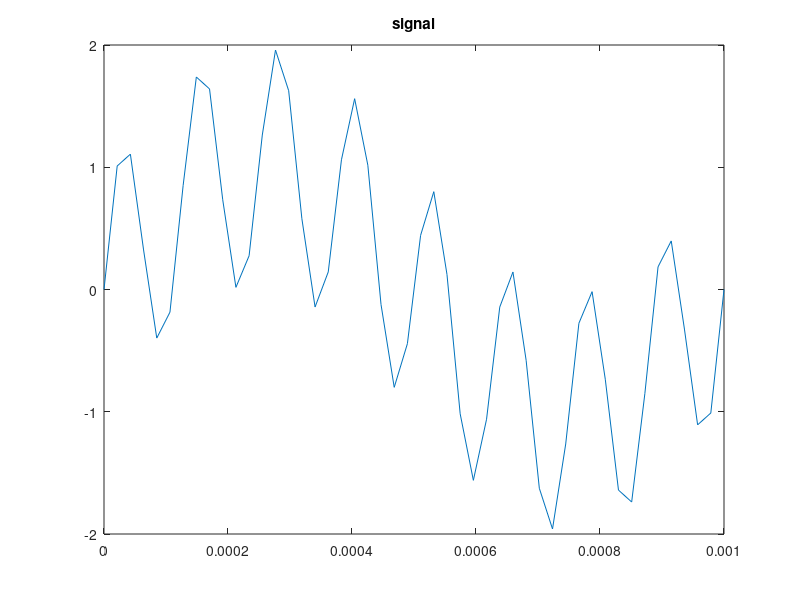
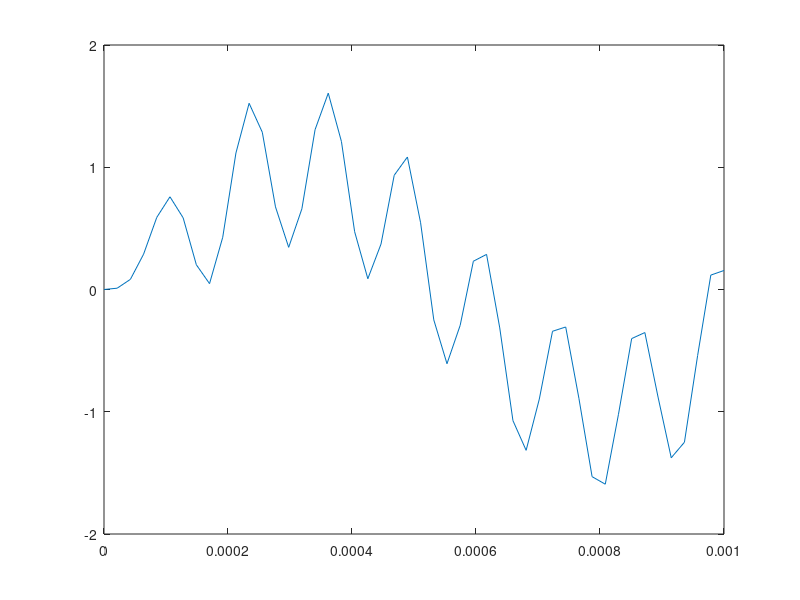

Source code (MATLAB) for these figures, in order: (Note: this script raises an error after producing the figures.)
%%SERGE and Roland Master EES%%

fs = 48000; 

N=2^12

f1 = 1000; 
t1 = 1/f1;
n1 = fs*t1 


f2 = 8000;


f = linspace(-fs/2, fs/2, 2^12); 

t = linspace(0, t1, n1); 

x1 = sin(2*pi * f1 * t)
x2 =  sin(2*pi * f2 * t)
x= x1 + x2;
figure; 
plot(t,x); title("signal")


[B, A] = butter(5,8000/(fs/2)); 
%%[H2,~] = freqz(B, A,N, "whole")
%%figure;
%%plot(f,fftshift(abs(H2)));title("filter");

F = filter(B,A,x);
figure;
plot(t,F);



singleX = single(x);
singleB = single(B);
singleA = single(A);

F1 = myfilter1(singleB,singleA,singleX);
F2 = myfilter2(singleB,singleA,F1);

Root_MSE = sqrt(mean((F2-F).^2));
